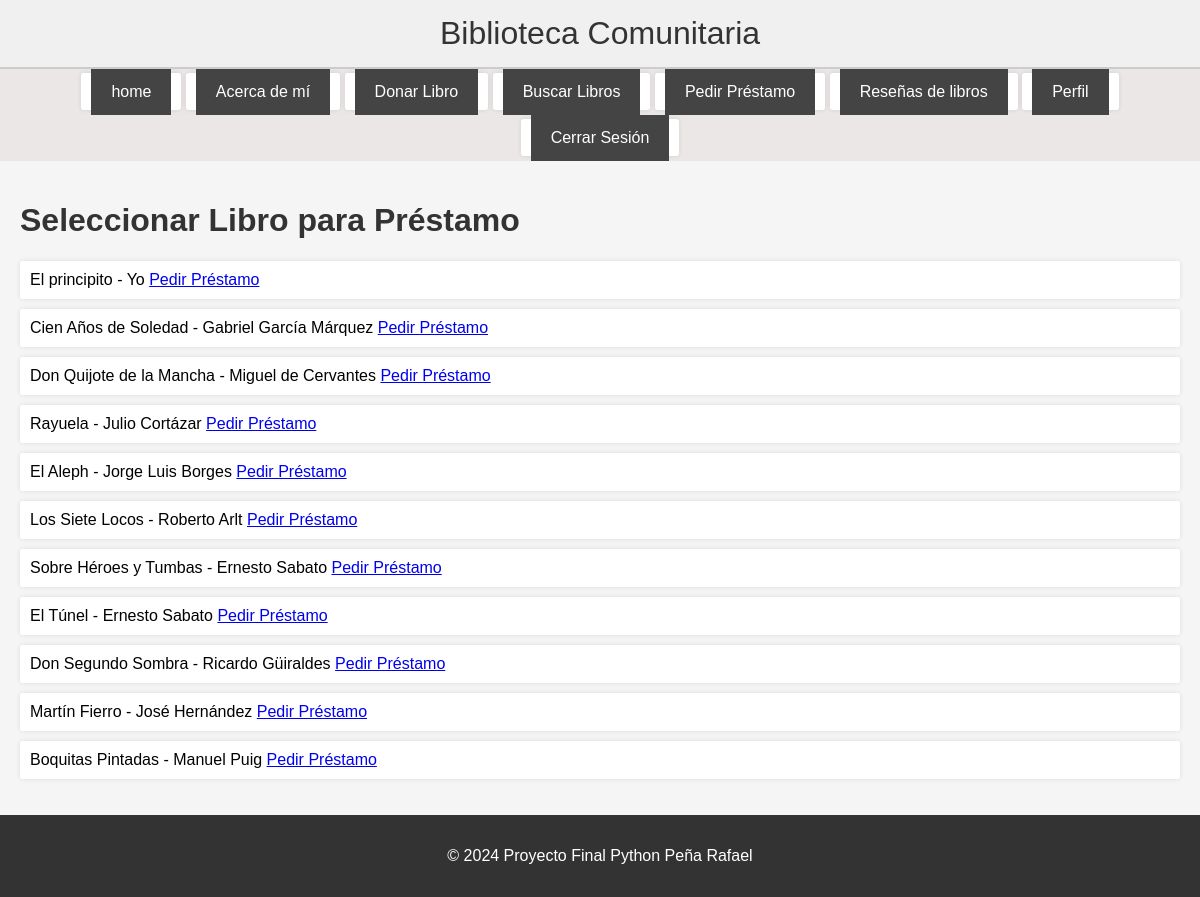
The app's page /biblioteca/seleccionar_libro_prestamo/ (signed in) with its own data.
### biblioteca/models.py (models this page shows, shortened)
class Libro(models.Model):
    titulo = models.CharField(max_length=200)
    autor = models.CharField(max_length=200)
    fecha_donacion = models.DateField()
    CONDICION_CHOICES = [
        ('mala', 'Mala'),
        ('buena', 'Buena'),
        ('excelente', 'Excelente'),
    ]
    condicion = models.CharField(max_length=10, choices=CONDICION_CHOICES)
    nombre_donante = models.CharField(max_length=200)

### biblioteca/views.py (the view)
# urls.py: path('seleccionar_libro_prestamo/', views.seleccionar_libro_prestamo, name='seleccionar_libro_prestamo'),
def seleccionar_libro_prestamo(request):
    prestados = Prestamo.objects.values_list('libro_id', flat=True)
    libros_disponibles = Libro.objects.exclude(id__in=prestados)
    return render(request, 'vistas/seleccionar_libro_prestamo.html', {'libros': libros_disponibles})

### biblioteca/plantillas/vistas/seleccionar_libro_prestamo.html (shortened to what this page needs)
{% extends 'vistas/base.html' %}
{% block content %}
<h1>Seleccionar Libro para Préstamo</h1>
<ul>
    {% for libro in libros %}
        <li>
            {{ libro.titulo }} - {{ libro.autor }}
            <a href="{% url 'pedir_prestamo' libro.id %}">Pedir Préstamo</a>
        </li>
    {% endfor %}
</ul>
{% endblock %}

### biblioteca/static/biblioteca/styles.css (style rules this page uses)
body { font-family: Arial, sans-serif; background-color: #f5f5f5; margin: 0; padding: 0; display: flex; flex-direction: column; min-height: 100vh; }
h1, h2, h3, h4, h5, h6 { color: #333; }
ul { list-style-type: none; padding: 0; }
ul li { background-color: #fff; margin: 10px 0; padding: 10px; border-radius: 3px; box-shadow: 0 0 5px rgba(0, 0, 0, 0.1); }
html, body { overflow: auto; height: 100%; }

### records on screen
Libro: titulo "El principito", autor "Yo"
Libro: titulo "Cien Años de Soledad", autor "Gabriel García Márquez"
Libro: titulo "Don Quijote de la Mancha", autor "Miguel de Cervantes"
Libro: titulo "Rayuela", autor "Julio Cortázar"
Libro: titulo "El Aleph", autor "Jorge Luis Borges"
Libro: titulo "Los Siete Locos", autor "Roberto Arlt"
Libro: titulo "Sobre Héroes y Tumbas", autor "Ernesto Sabato"
Libro: titulo "El Túnel", autor "Ernesto Sabato"
Libro: titulo "Don Segundo Sombra", autor "Ricardo Güiraldes"
Libro: titulo "Martín Fierro", autor "José Hernández"
Libro: titulo "Boquitas Pintadas", autor "Manuel Puig"
